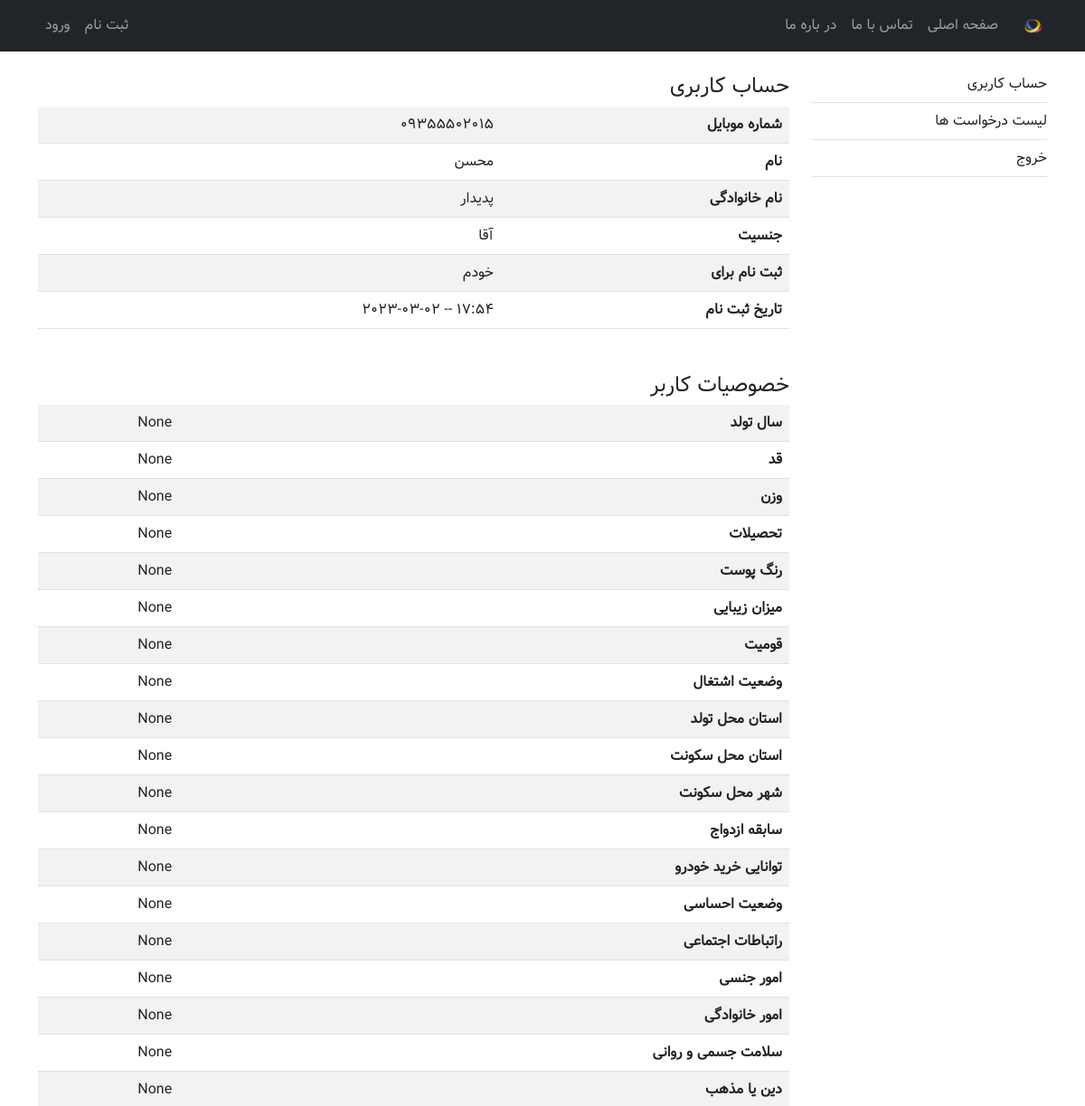
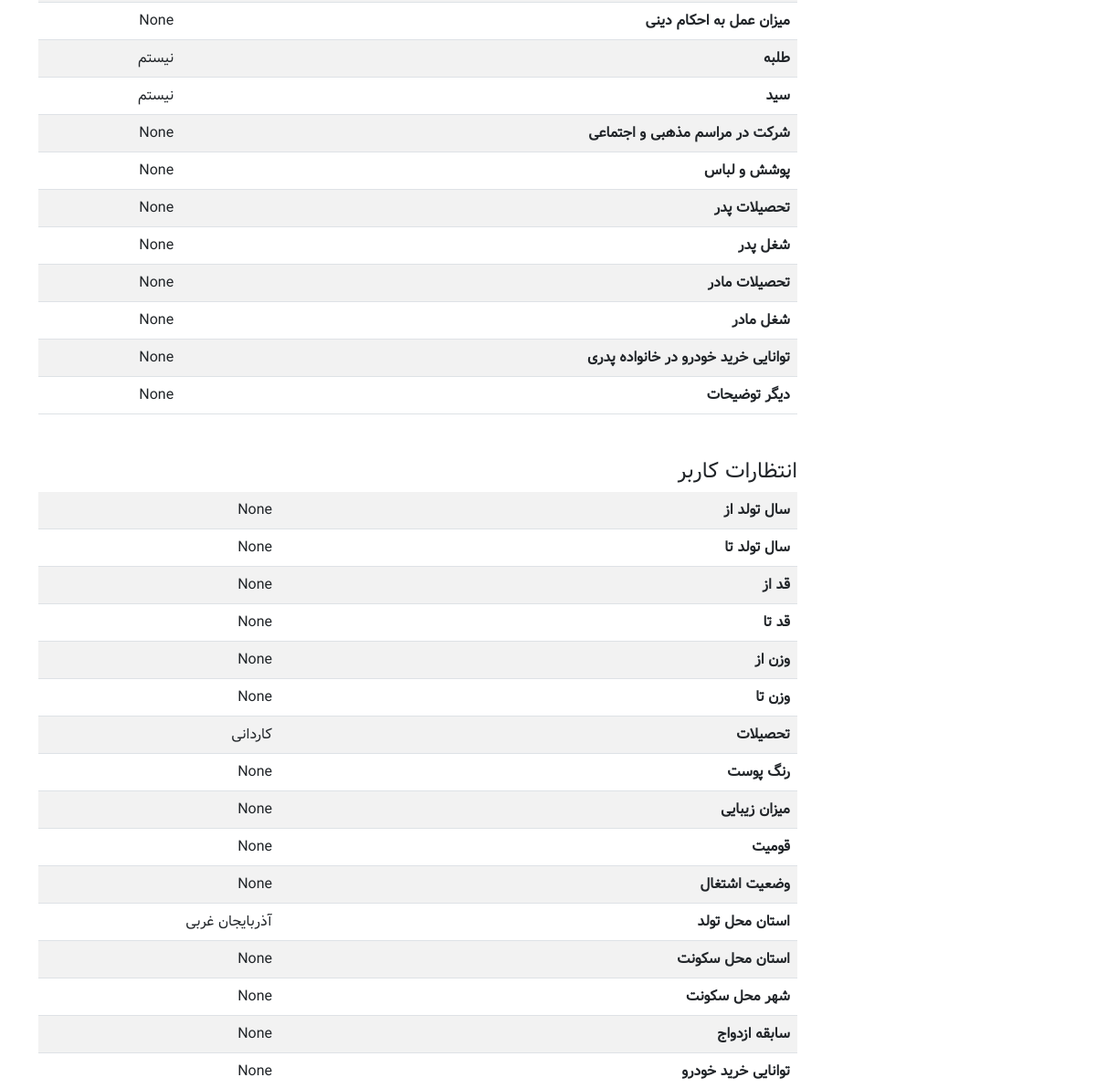
/myadmin/user_detail/1/ (upper part), run on an earlier commit of the app's database (2 pictures, top to bottom).
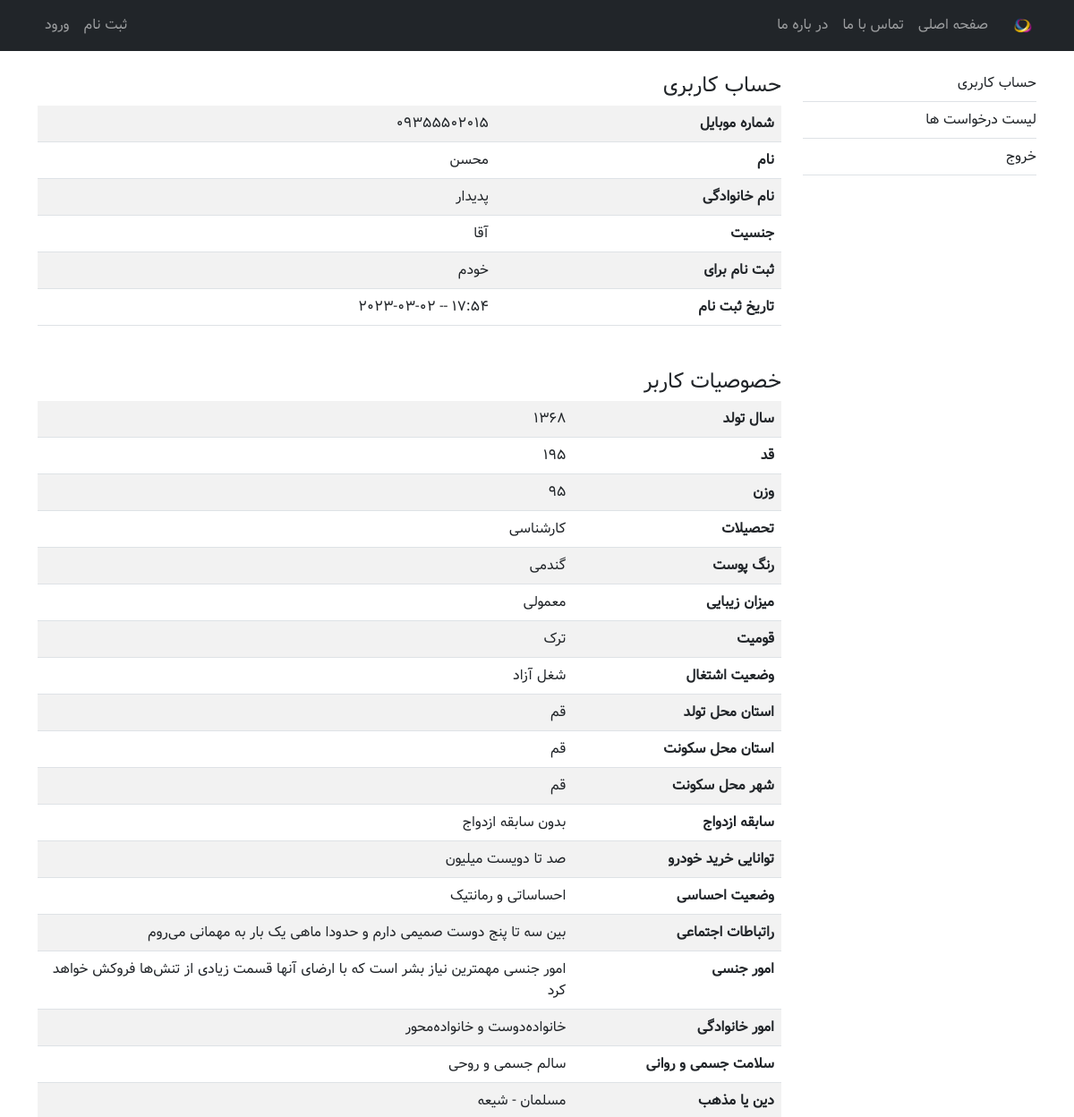
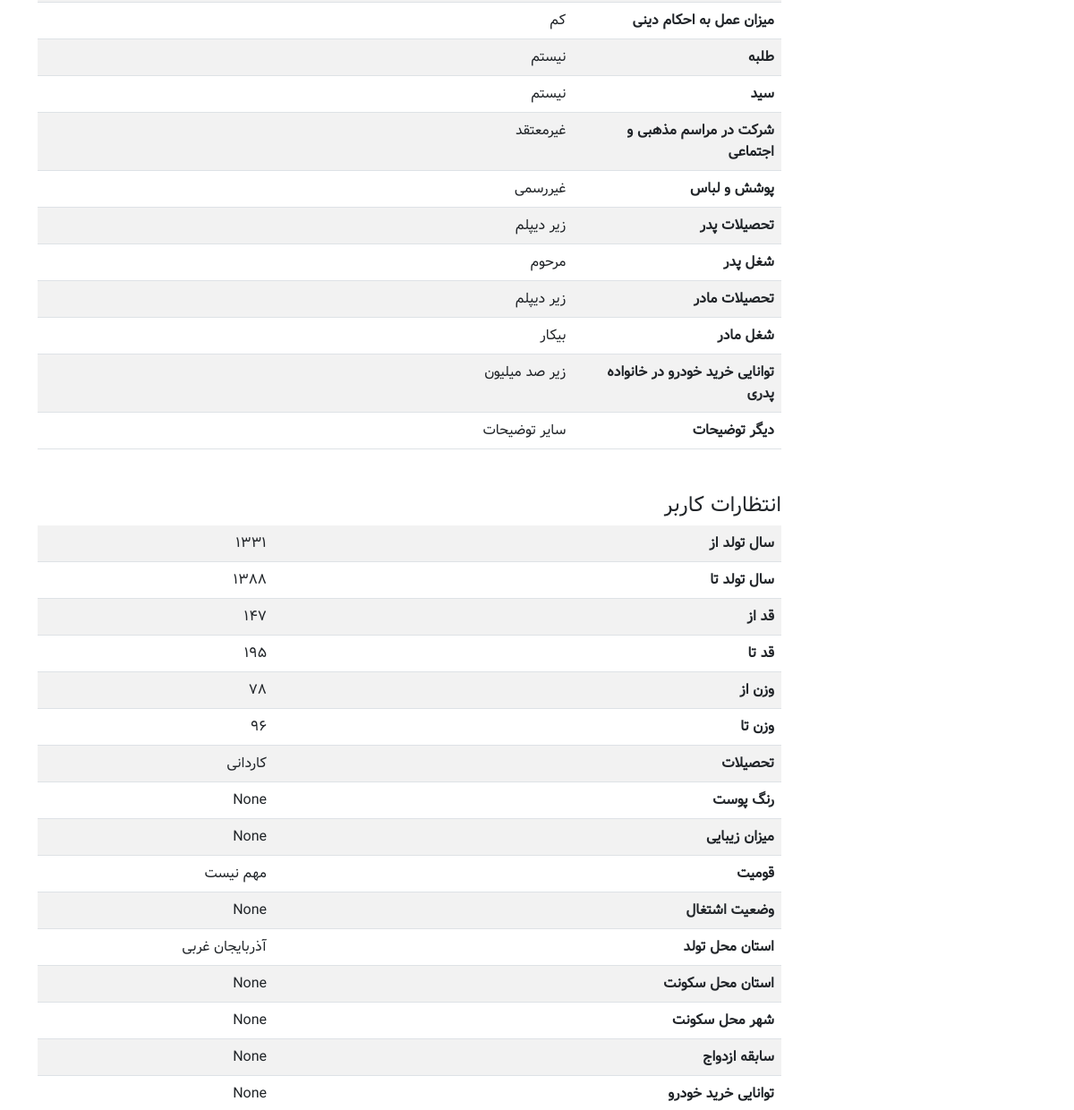
And on a later commit of the database (2 pictures, top to bottom).
### account/models.py (models this page shows, shortened)
class User(AbstractBaseUser):
    PHONE_REGEX = RegexValidator(
        regex=r"^09\d{9}$", message="شماره موبایل اشتباه میباشد")
    phone = models.CharField(
        "شماره موبایل", max_length=11, unique=True, validators=[PHONE_REGEX])
    first_name = models.CharField("نام", max_length=100)
    last_name = models.CharField("نام خانوادگی", max_length=100)
    gender = models.CharField("جنسیت", max_length=1,
                              choices=GENDER_CHOICES, default="1")
    register_for = models.CharField(
        "ثبت نام برای", max_length=1, choices=REGISTER_FOR_CHOICES, default="1")
    is_active = models.BooleanField("فعال", default=True)
    is_superuser = models.BooleanField("ابرکاربر", default=False)  # superuser
    is_admin = models.BooleanField("رابط", default=False)  # connector
    is_staff = models.BooleanField("کارشناس", default=False)  # expert
    joined_date = models.DateTimeField("تاریخ ثبت نام", auto_now_add=True)
    last_login = models.DateTimeField("تاریخ آخرین ورود", auto_now=True)
    objects = UserManager()
    USERNAME_FIELD = "phone"
    class Meta:
        db_table = "users"
        managed = True
        verbose_name = "کاربر"
        verbose_name_plural = "کاربران"

class Khosousiaat(models.Model):
    user = models.OneToOneField(User, verbose_name="کاربر", on_delete=models.CASCADE)
    tavallod = models.CharField("سال تولد", max_length=4, choices=TAVALLOD_CHOICES, null=True, blank=True)
    qad = models.CharField("قد", max_length=3, choices=QAD_CHOICES, null=True, blank=True)
    vazn = models.CharField("وزن", max_length=3, choices=VAZN_CHOICES, null=True, blank=True)
    tahsil = models.CharField("تحصیلات", max_length=1, choices=TAHSIL_CHOICES[1:], null=True, blank=True)
    rang = models.CharField("رنگ پوست", max_length=1, choices=RANG_CHOICES[1:], null=True, blank=True)
    zibaayi = models.CharField("میزان زیبایی", max_length=1, choices=ZIBAAYI_CHOICES[1:], null=True, blank=True)
    qowmiat = models.CharField("قومیت", max_length=1, choices=QOWMIAT_CHOICES[1:], null=True, blank=True)
    shoql = models.CharField("وضعیت اشتغال", max_length=1, choices=SHOQL_CHOICES[1:], null=True, blank=True)
    ostaane_tavallod = models.CharField("استان محل تولد", max_length=2, choices=OSTAANHAA_CHOICES[1:], null=True, blank=True)
    ostaane_sokounat = models.CharField("استان محل سکونت", max_length=2, choices=OSTAANHAA_CHOICES[1:], null=True, blank=True)
    shahre_sokounat = models.CharField("شهر محل سکونت", max_length=150, null=True, blank=True)
    ezdevaaj = models.CharField("سابقه ازدواج", max_length=1, choices=EZDEVAAJ_CHOICES[1:], null=True, blank=True)
    kharide_khodro = models.CharField("توانایی خرید خودرو", max_length=1, choices=KHARIDE_KHODRO_CHOICES[1:], null=True, blank=True)
    ehsaasaat = models.CharField("وضعیت احساسی", max_length=1, choices=EHSAASAAT_CHOICES[1:], null=True, blank=True)
    ertebaataat = models.CharField("راتباطات اجتماعی", max_length=1, choices=ERTEBAATAAT_CHOICES[1:], null=True, blank=True)
    jensi = models.CharField("امور جنسی", max_length=1, choices=JENSI_CHOICES[1:], null=True, blank=True)
    khaanevaadegi = models.CharField("امور خانوادگی", max_length=1, choices=KHAANEVAADEGI_CHOICES[1:], null=True, blank=True)
    salaamat = models.CharField("سلامت جسمی و روانی", max_length=1, choices=SALAAMAT_CHOICES[1:], null=True, blank=True)
    din = models.CharField("دین یا مذهب", max_length=1, choices=DIN_CHOICES[1:], null=True, blank=True)
    eteqaadaat = models.CharField("اعتقادات مذهبی", max_length=1, choices=ETEQAADAAT_CHOICES[1:], null=True, blank=True)
    amal_be_ahkaam = models.CharField("میزان عمل به احکام دینی", max_length=1, choices=AMAL_BE_AHKAAM_CHOICES[1:], null=True, blank=True)
    talabeh = models.BooleanField("طلبه", null=True, blank=True)
    seyyed = models.BooleanField("سید", null=True, blank=True)
    shekrat_dar_maraasemaat = models.CharField("شرکت در مراسم مذهبی و اجتماعی", max_length=1, choices=SHERKAT_DAR_MARAASEMAAT_CHOICES[1:], null=True, blank=True)
    pushesh = models.CharField("پوشش و لباس", max_length=1, choices=POUSHESH_CHOICES[1:], null=True, blank=True)
    tahsil_pedar = models.CharField("تحصیلات پدر", max_length=1, choices=TAHSIL_CHOICES[1:], null=True, blank=True)
    shoql_pedar = models.CharField("شغل پدر", max_length=1, choices=SHOQLE_VAALEDEIN_CHOICES[1:], null=True, blank=True)
    tahsil_maadar = models.CharField("تحصیلات مادر", max_length=1, choices=TAHSIL_CHOICES[1:], null=True, blank=True)
    shoql_maadar = models.CharField("شغل مادر", max_length=1, choices=SHOQLE_VAALEDEIN_CHOICES[1:], null=True, blank=True)
    kharide_khodro_pedari = models.CharField("توانایی خرید خودرو در خانواده پدری", max_length=1, choices=KHARIDE_KHODRO_CHOICES[1:], null=True, blank=True)
    tozihaat = models.TextField("دیگر توضیحات", null=True, blank=True)
    def __str__(self):
        return self.user.phone
    class Meta:
        db_table = "khosousiaat"
        managed = True
        verbose_name = "خصوصیات کاربر"
        verbose_name_plural = "خصوصیات کاربران"

class Entezaaraat(models.Model):
    user = models.OneToOneField(User, verbose_name="کاربر", on_delete=models.CASCADE)
    tavallod_from = models.CharField("سال تولد از", max_length=4, choices=TAVALLOD_CHOICES, null=True, blank=True)
    tavallod_to = models.CharField("سال تولد تا", max_length=4, choices=TAVALLOD_CHOICES, null=True, blank=True)
    qad_from = models.CharField("قد از", max_length=3, choices=QAD_CHOICES, null=True, blank=True)
    qad_to = models.CharField("قد تا", max_length=3, choices=QAD_CHOICES, null=True, blank=True)
    vazn_from = models.CharField("وزن از", max_length=3, choices=VAZN_CHOICES, null=True, blank=True)
    vazn_to = models.CharField("وزن تا", max_length=3, choices=VAZN_CHOICES, null=True, blank=True)
    tahsil = models.CharField("تحصیلات", max_length=1, choices=TAHSIL_CHOICES, null=True, blank=True)
    rang = models.CharField("رنگ پوست", max_length=1, choices=RANG_CHOICES, null=True, blank=True)
    zibaayi = models.CharField("میزان زیبایی", max_length=1, choices=ZIBAAYI_CHOICES, null=True, blank=True)
    qowmiat = models.CharField("قومیت", max_length=1, choices=QOWMIAT_CHOICES, null=True, blank=True)
    shoql = models.CharField("وضعیت اشتغال", max_length=1, choices=SHOQL_CHOICES, null=True, blank=True)
    ostaane_tavallod = models.CharField("استان محل تولد", max_length=2, choices=OSTAANHAA_CHOICES, null=True, blank=True)
    ostaane_sokounat = models.CharField("استان محل سکونت", max_length=2, choices=OSTAANHAA_CHOICES, null=True, blank=True)
    shahre_sokounat = models.CharField("شهر محل سکونت", max_length=150, null=True, blank=True)
    ezdevaaj = models.CharField("سابقه ازدواج", max_length=1, choices=EZDEVAAJ_CHOICES, null=True, blank=True)
    kharide_khodro = models.CharField("توانایی خرید خودرو", max_length=1, choices=KHARIDE_KHODRO_CHOICES, null=True, blank=True)
    ehsaasaat = models.CharField("وضعیت احساسی", max_length=1, choices=EHSAASAAT_CHOICES, null=True, blank=True)
    ertebaataat = models.CharField("راتباطات اجتماعی", max_length=1, choices=ERTEBAATAAT_CHOICES, null=True, blank=True)
    jensi = models.CharField("امور جنسی", max_length=1, choices=JENSI_CHOICES, null=True, blank=True)
    khaanevaadegi = models.CharField("امور خانوادگی", max_length=1, choices=KHAANEVAADEGI_CHOICES, null=True, blank=True)
    salaamat = models.CharField("سلامت جسمی و روانی", max_length=1, choices=SALAAMAT_CHOICES, null=True, blank=True)
    din = models.CharField("دین یا مذهب", max_length=1, choices=DIN_CHOICES, null=True, blank=True)
    eteqaadaat = models.CharField("اعتقادات مذهبی", max_length=1, choices=ETEQAADAAT_CHOICES, null=True, blank=True)
    amal_be_ahkaam = models.CharField("میزان عمل به احکام دینی", max_length=1, choices=AMAL_BE_AHKAAM_CHOICES, null=True, blank=True)
    talabeh = models.CharField("طلبه", max_length=1, choices=TALABEH_CHOICES, null=True, blank=True)
    seyyed = models.CharField("سید", max_length=1, choices=SEYYED_CHOICES, null=True, blank=True)
    shekrat_dar_maraasemaat = models.CharField("شرکت در مراسم مذهبی و اجتماعی", max_length=1, choices=SHERKAT_DAR_MARAASEMAAT_CHOICES, null=True, blank=True)
    pushesh = models.CharField("پوشش و لباس", max_length=1, choices=POUSHESH_CHOICES, null=True, blank=True)
    tahsil_pedar = models.CharField("تحصیلات پدر", max_length=1, choices=TAHSIL_CHOICES, null=True, blank=True)
    shoql_pedar = models.CharField("شغل پدر", max_length=1, choices=SHOQLE_VAALEDEIN_CHOICES, null=True, blank=True)
    tahsil_maadar = models.CharField("تحصیلات مادر", max_length=1, choices=TAHSIL_CHOICES, null=True, blank=True)
    shoql_maadar = models.CharField("شغل مادر", max_length=1, choices=SHOQLE_VAALEDEIN_CHOICES, null=True, blank=True)
    kharide_khodro_pedari = models.CharField("توانایی خرید خودرو در خانواده پدری", max_length=1, choices=KHARIDE_KHODRO_CHOICES[1:], null=True, blank=True)
    tozihaat = models.TextField("دیگر توضیحات", null=True, blank=True)
    class Meta:
        db_table = "entezaaraat"
        managed = True
        verbose_name = "انتظارات کاربر"
        verbose_name_plural = "انتظارات کاربران"

### myadmin/views.py (the view)
# urls.py: path('myadmin/user_detail/<int:pk>/', user_detail_view, name='user_detail'),
def user_detail_view(request, pk):
    template_name = "myadmin/user_detail.html"
    template_title = "مشخصات کاربر"
    account = get_object_or_404(User, pk=pk)
    khosousiaat = get_object_or_404(Khosousiaat, user=account)
    entezaaraat = get_object_or_404(Entezaaraat, user=account)
    print(khosousiaat)
    context = {
        'template_title': template_title,
        'account': account,
        'khosousiaat': khosousiaat,
        'entezaaraat': entezaaraat
    }
    return render(request, template_name, context)

### templates/myadmin/user_detail.html (shortened to what this page needs)
{% extends "myadmin.html" %}
{% load static %}
{% load myadmin_tags %}
{% block dashboard_content %}
<h4>حساب کاربری</h4>
<table class="table table-striped table-responsive">
  <tr>
    <th>{% get_verbose account "phone" %}</th>
    <td>{{ account.phone }}</td>
  </tr>
  <tr>
    <th>{% get_verbose account "first_name" %}</th>
    <td>{{ account.first_name }}</td>
  </tr>
  <tr>
    <th>{% get_verbose account "last_name" %}</th>
    <td>{{ account.last_name }}</td>
  </tr>
  <tr>
    <th>{% get_verbose account "gender" %}</th>
    <td>{{ account.get_gender_display }}</td>
  </tr>
  <tr>
    <th>{% get_verbose account "register_for" %}</th>
    <td>{{ account.get_register_for_display }}</td>
  </tr>
  <tr>
    <th>{% get_verbose account "joined_date" %}</th>
    <td>{{ account.joined_date|date:"H:i -- Y-m-d" }}</td>
  </tr>
</table>
<h4 class="mt-5">خصوصیات کاربر</h4>
<table class="table table-striped table-responsive">
  <tr>
    <th>{% get_verbose khosousiaat "tavallod" %}</th>
    <td>{{ khosousiaat.tavallod }}</td>
  </tr>
  <tr>
    <th>{% get_verbose khosousiaat "qad" %}</th>
    <td>{{ khosousiaat.qad }}</td>
  </tr>
  <tr>
    <th>{% get_verbose khosousiaat "vazn" %}</th>
    <td>{{ khosousiaat.vazn }}</td>
  </tr>
  <tr>
    <th>{% get_verbose khosousiaat "tahsil" %}</th>
    <td>{{ khosousiaat.get_tahsil_display }}</td>
  </tr>
  <tr>
    <th>{% get_verbose khosousiaat "rang" %}</th>
    <td>{{ khosousiaat.get_rang_display }}</td>
  </tr>
  <tr>
    <th>{% get_verbose khosousiaat "zibaayi" %}</th>
    <td>{{ khosousiaat.get_zibaayi_display }}</td>
  </tr>
  <tr>
    <th>{% get_verbose khosousiaat "qowmiat" %}</th>
    <td>{{ khosousiaat.get_qowmiat_display }}</td>
  </tr>
  <tr>
    <th>{% get_verbose khosousiaat "shoql" %}</th>
    <td>{{ khosousiaat.get_shoql_display }}</td>
  </tr>
  <tr>
    <th>{% get_verbose khosousiaat "ostaane_tavallod" %}</th>
    <td>{{ khosousiaat.get_ostaane_tavallod_display }}</td>
  </tr>
  <tr>
    <th>{% get_verbose khosousiaat "ostaane_sokounat" %}</th>
    <td>{{ khosousiaat.get_ostaane_sokounat_display }}</td>
  </tr>
  <tr>
    <th>{% get_verbose khosousiaat "shahre_sokounat" %}</th>
    <td>{{ khosousiaat.shahre_sokounat }}</td>
  </tr>
  <tr>
    <th>{% get_verbose khosousiaat "ezdevaaj" %}</th>
    <td>{{ khosousiaat.get_ezdevaaj_display }}</td>
  </tr>
  <tr>
    <th>{% get_verbose khosousiaat "kharide_khodro" %}</th>
    <td>{{ khosousiaat.get_kharide_khodro_display }}</td>
  </tr>
  <tr>
    <th>{% get_verbose khosousiaat "ehsaasaat" %}</th>
    <td>{{ khosousiaat.get_ehsaasaat_display }}</td>
  </tr>
  <tr>
    <th>{% get_verbose khosousiaat "ertebaataat" %}</th>
    <td>{{ khosousiaat.get_ertebaataat_display }}</td>
  </tr>
  <tr>
    <th>{% get_verbose khosousiaat "jensi" %}</th>
    <td>{{ khosousiaat.get_jensi_display }}</td>
  </tr>
  <tr>
    <th>{% get_verbose khosousiaat "khaanevaadegi" %}</th>
    <td>{{ khosousiaat.get_khaanevaadegi_display }}</td>
  </tr>
  <tr>
    <th>{% get_verbose khosousiaat "salaamat" %}</th>
    <td>{{ khosousiaat.get_salaamat_display }}</td>
  </tr>
  <tr>
    <th>{% get_verbose khosousiaat "din" %}</th>
    <td>{{ khosousiaat.get_din_display }}</td>
  </tr>
  <tr>
    <th>{% get_verbose khosousiaat "amal_be_ahkaam" %}</th>
    <td>{{ khosousiaat.get_amal_be_ahkaam_display }}</td>
  </tr>
  <tr>
    <th>{% get_verbose khosousiaat "talabeh" %}</th>
    <td>{% if khosousiaat.tabaleh %}هستم{% else %}نیستم{% endif %}</td>
  </tr>
  <tr>
    <th>{% get_verbose khosousiaat "seyyed" %}</th>
    <td>{% if khosousiaat.seyyed %}هستم{% else %}نیستم{% endif %}</td>
  </tr>
  <tr>
    <th>{% get_verbose khosousiaat "shekrat_dar_maraasemaat" %}</th>
    <td>{{ khosousiaat.get_shekrat_dar_maraasemaat_display }}</td>
  </tr>
  <tr>
    <th>{% get_verbose khosousiaat "pushesh" %}</th>
    <td>{{ khosousiaat.get_pushesh_display }}</td>
  </tr>
  <tr>
    <th>{% get_verbose khosousiaat "tahsil_pedar" %}</th>
    <td>{{ khosousiaat.get_tahsil_pedar_display }}</td>
  </tr>
  <tr>
    <th>{% get_verbose khosousiaat "shoql_pedar" %}</th>
    <td>{{ khosousiaat.get_shoql_pedar_display }}</td>
  </tr>
  <tr>
    <th>{% get_verbose khosousiaat "tahsil_maadar" %}</th>
    <td>{{ khosousiaat.get_tahsil_maadar_display }}</td>
  </tr>
  <tr>
    <th>{% get_verbose khosousiaat "shoql_maadar" %}</th>
    <td>{{ khosousiaat.get_shoql_maadar_display }}</td>
  </tr>
  <tr>
    <th>{% get_verbose khosousiaat "kharide_khodro_pedari" %}</th>
    <td>{{ khosousiaat.get_kharide_khodro_pedari_display }}</td>
  </tr>
  <tr>
    <th>{% get_verbose khosousiaat "tozihaat" %}</th>
    <td>{{ khosousiaat.tozihaat }}</td>
  </tr>
</table>
<h4 class="mt-5">انتظارات کاربر</h4>
<table class="table table-striped table-responsive">
  <tr>
    <th>{% get_verbose entezaaraat "tavallod_from" %}</th>
    <td>{{ entezaaraat.tavallod_from }}</td>
  </tr>
  <tr>
    <th>{% get_verbose entezaaraat "tavallod_to" %}</th>
    <td>{{ entezaaraat.tavallod_to }}</td>
  </tr>
  <tr>
    <th>{% get_verbose entezaaraat "qad_from" %}</th>
    <td>{{ entezaaraat.qad_from }}</td>
  </tr>
  <tr>
    <th>{% get_verbose entezaaraat "qad_to" %}</th>
    <td>{{ entezaaraat.qad_to }}</td>
  </tr>
  <tr>
    <th>{% get_verbose entezaaraat "vazn_from" %}</th>
    <td>{{ entezaaraat.vazn_from }}</td>
  </tr>
  <tr>
    <th>{% get_verbose entezaaraat "vazn_to" %}</th>
    <td>{{ entezaaraat.vazn_to }}</td>
  </tr>
  <tr>
    <th>{% get_verbose entezaaraat "tahsil" %}</th>
    <td>{{ entezaaraat.get_tahsil_display }}</td>
  </tr>
  <tr>
    <th>{% get_verbose entezaaraat "rang" %}</th>
    <td>{{ entezaaraat.get_rang_display }}</td>
  </tr>
  <tr>
    <th>{% get_verbose entezaaraat "zibaayi" %}</th>
    <td>{{ entezaaraat.get_zibaayi_display }}</td>
  </tr>
  <tr>
    <th>{% get_verbose entezaaraat "qowmiat" %}</th>
    <td>{{ entezaaraat.get_qowmiat_display }}</td>
  </tr>
  <tr>
    <th>{% get_verbose entezaaraat "shoql" %}</th>
    <td>{{ entezaaraat.get_shoql_display }}</td>
  </tr>
  <tr>
    <th>{% get_verbose entezaaraat "ostaane_tavallod" %}</th>
    <td>{{ entezaaraat.get_ostaane_tavallod_display }}</td>
  </tr>
  <tr>
    <th>{% get_verbose entezaaraat "ostaane_sokounat" %}</th>
    <td>{{ entezaaraat.get_ostaane_sokounat_display }}</td>
  </tr>
  <tr>
    <th>{% get_verbose entezaaraat "shahre_sokounat" %}</th>
    <td>{{ entezaaraat.shahre_sokounat }}</td>
  </tr>
  <tr>
    <th>{% get_verbose entezaaraat "ezdevaaj" %}</th>
    <td>{{ entezaaraat.get_ezdevaaj_display }}</td>
  </tr>
  <tr>
    <th>{% get_verbose entezaaraat "kharide_khodro" %}</th>
    <td>{{ entezaaraat.get_kharide_khodro_display }}</td>
  </tr>
</table>
{% endblock dashboard_content %}

What changed in the data, as far as the page shows it:
changed Khosousiaat: tavallod "None" → "1368"; qad "None" → "195"; vazn "None" → "95"; tahsil "None" → "کارشناسی"; rang "None" → "گندمی"; zibaayi "None" → "معمولی"; qowmiat "None" → "ترک"; shoql "None" → "شغل آزاد"; ostaane_tavallod "None" → "قم"; ostaane_sokounat "None" → "قم"; shahre_sokounat "None" → "قم"; ezdevaaj "None" → "بدون سابقه ازدواج"; kharide_khodro "None" → "صد تا دویست میلیون"; ehsaasaat "None" → "احساساتی و رمانتیک"; ertebaataat "None" → "بین سه تا پنج دوست صمیمی دارم و حدودا ماهی یک بار به مهمانی می‌روم"; jensi "None" → "امور جنسی مهمترین نیاز بشر است که با ارضای آنها قسمت زیادی از تنش‌ها فروکش خواهد کرد"; khaanevaadegi "None" → "خانواده‌دوست و خانواده‌محور"; salaamat "None" → "سالم جسمی و روحی"; din "None" → "مسلمان - شیعه"; amal_be_ahkaam "None" → "کم"; shekrat_dar_maraasemaat "None" → "غیرمعتقد"; pushesh "None" → "غیررسمی"; tahsil_pedar "None" → "زیر دیپلم"; shoql_pedar "None" → "مرحوم"; tahsil_maadar "None" → "زیر دیپلم"; shoql_maadar "None" → "بیکار"; kharide_khodro_pedari "None" → "زیر صد میلیون"; tozihaat "None" → "سایر توضیحات"
changed Entezaaraat "کاردانی": tavallod_from "None" → "1331"; tavallod_to "None" → "1388"; qad_from "None" → "147"; qad_to "None" → "195"; vazn_from "None" → "78"; vazn_to "None" → "96"; qowmiat "None" → "مهم نیست"
